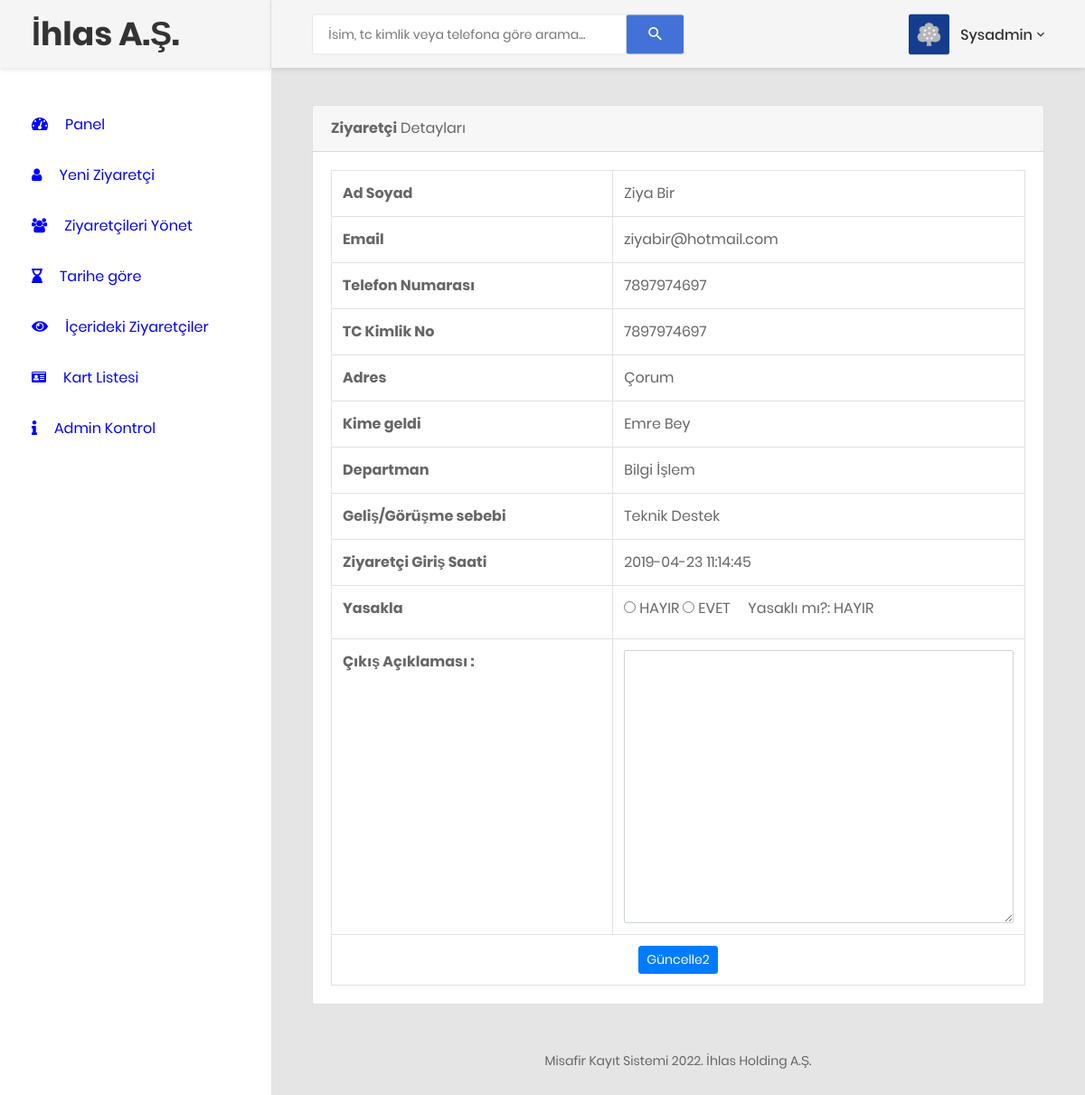
Screenshot of /visitor-detail.php?editid=12 (signed in) with the database file from the repository.
### tables this page shows
CREATE TABLE `tblvisitor` (
  `ID` int(5) NOT NULL,
  `FullName` varchar(120) DEFAULT NULL,
  `Kart` char(4) DEFAULT NULL,
  `Email` varchar(120) DEFAULT NULL,
  `MobileNumber` bigint(11) DEFAULT NULL,
  `TcKimlik` char(11) NOT NULL,
  `Address` varchar(250) DEFAULT NULL,
  `WhomtoMeet` varchar(120) DEFAULT NULL,
  `Deptartment` varchar(120) DEFAULT NULL,
  `ReasontoMeet` varchar(120) DEFAULT NULL,
  `EnterDate` timestamp NULL DEFAULT current_timestamp(),
  `remark` varchar(255) DEFAULT NULL,
  `outtime` timestamp NULL DEFAULT NULL ON UPDATE current_timestamp(),
  `Ban` char(6) DEFAULT NULL
);

### visitor-detail.php (the view, shortened to what this page needs)
<?php
include('includes/dbconnection.php');
if (strlen($_SESSION['cvmsaid']==0)) {
  header('location:logout.php');
  } else{
?>
<!DOCTYPE html>
<html lang="tr">
<head>
    <link href="css/font-face.css" rel="stylesheet" media="all">
    <link href="vendor/font-awesome-5/css/fontawesome-all.min.css" rel="stylesheet" media="all">
    <link href="vendor/font-awesome-4.7/css/font-awesome.min.css" rel="stylesheet" media="all">
    <link href="vendor/mdi-font/css/material-design-iconic-font.min.css" rel="stylesheet" media="all">
    <link href="vendor/bootstrap-4.1/bootstrap.min.css" rel="stylesheet" media="all">
    <link href="vendor/animsition/animsition.min.css" rel="stylesheet" media="all">
    <link href="vendor/bootstrap-progressbar/bootstrap-progressbar-3.3.4.min.css" rel="stylesheet" media="all">
    <link href="vendor/wow/animate.css" rel="stylesheet" media="all">
    <link href="vendor/css-hamburgers/hamburgers.min.css" rel="stylesheet" media="all">
    <link href="vendor/slick/slick.css" rel="stylesheet" media="all">
    <link href="vendor/select2/select2.min.css" rel="stylesheet" media="all">
    <link href="vendor/perfect-scrollbar/perfect-scrollbar.css" rel="stylesheet" media="all">
    <link href="css/theme.css" rel="stylesheet" media="all">
</head>
<body class="animsition">
    <div class="page-wrapper">
        <?php include_once('includes/sidebar.php');?>
        <div class="page-container">
            <?php include_once('includes/header.php');?>
            <div class="main-content">
                <div class="section__content section__content--p30">
                    <div class="container-fluid">
                        <div class="row">
                            <div class="col-lg-12">
                                <div class="card">
                                    <div class="card-header">
                                        <strong>Ziyaretçi</strong>  Detayları
                                    </div>
                                    <div class="card-body card-block">
  <?php
 $eid=$_GET['editid'];
$ret=mysqli_query($con,"select * from  tblvisitor where ID='$eid'");
while ($row=mysqli_fetch_array($ret)) {
?><table border="1" class="table table-bordered mg-b-0">
                                            <tr>
    <th>Ad Soyad</th>
    <td><?php  echo $row['FullName'];?></td>
  </tr>
   <tr>
    <th>Email</th>
    <td><?php  echo $row['Email'];?></td>
  </tr>
  <tr>
    <th>Telefon Numarası</th>
    <td><?php  echo $row['MobileNumber'];?></td>
  </tr>
  <tr>
    <th>TC Kimlik No</th>
    <td><?php  echo $row['TcKimlik'];?></td>
  </tr>
  <tr>
    <th>Adres</th>
    <td><?php  echo $row['Address'];?></td>
  </tr>
  <tr>
    <th>Kime geldi</th>
    <td><?php  echo $row['WhomtoMeet'];?></td>
  </tr>
  <tr>
    <th>Departman</th>
    <td><?php  echo $row['Deptartment'];?></td>
  </tr>
  <tr>
    <th>Geliş/Görüşme sebebi</th>
    <td><?php  echo $row['ReasontoMeet'];?></td>
  </tr>
  <tr>
    <th>Ziyaretçi Giriş Saati</th>
    <td><?php  echo $row['EnterDate'];?></td>
  </tr>
<?php if($row['remark']==""){ ?>
    <form method="post">
		<tr>
			<th>Yasakla</th>
			<td>
					<input type="radio" name="ban" value="HAYIR">
					<label>HAYIR </label>
					<input type="radio" name="ban" value="EVET">
					<label>EVET</label>
					&nbsp;&nbsp;&nbsp;&nbsp;Yasaklı mı?: <?php  echo $row['Ban']; ?>
				</td>
		</tr>
         <tr>
    <th>Çıkış Açıklaması :</th>
    <td>
    <textarea name="remark" placeholder="" rows="12" cols="14" class="form-control wd-450" required="true"></textarea></td>
  </tr>
 <tr align="center">
    <td colspan="2"><button type="submit" name="submit2" class="btn btn-primary btn-sm">Güncelle2</button></td>
  </tr>
               </form>
<?php } ?>
</table>
                                    </div>
                                </div>
                        </div>
                            </div>
<?php include_once('includes/footer.php');?>
                </div>
                </div>
            </div>
        </div>
</body>
</html>
<?php }  ?>
<?php }  ?>

### includes/header.php (shortened to what this page needs)
<header class="header-desktop">
                <div class="section__content section__content--p30">
                    <div class="container-fluid">
                        <div class="header-wrap">
                            <form class="form-header" name="search" action="search-visitor.php" method="post">
                                <input class="au-input au-input--xl" type="text" name="searchdata" id="searchdata" placeholder="İsim, tc kimlik veya telefona göre arama..." />
                                <button class="au-btn--submit" type="submit" name="search">
                                    <i class="zmdi zmdi-search"></i>
                                </button>
                            </form>
                            <div class="header-button">
                                 <?php
$adminid=$_SESSION['cvmsaid'];
$ret=mysqli_query($con,"select AdminName from tbladmin where ID='$adminid'");
$row=mysqli_fetch_array($ret);
$name=$row['AdminName'];
?>
                                <div class="account-wrap">
                                    <div class="account-item clearfix js-item-menu">
                                        <div class="image">
                                            <img src="images/icon/avatar-01.jpg" alt="Deneme Görsel" />
                                        </div>
                                        <div class="content">
                                            <a class="js-acc-btn" href="#"><?php echo $name; ?></a>
                                        </div>
                                    </div>
                                </div>
                            </div>
                        </div>
                    </div>
                </div>
            </header>

### includes/footer.php
<div class="row">
                            <div class="col-md-12">
                                <div class="copyright">
                                    <p>Misafir Kayıt Sistemi 2022. İhlas Holding A.Ş.</p>
                                </div>
                            </div>
                        </div>

### rows the page displays
tblvisitor: FullName "Ziya Bir", Email "ziyabir@hotmail.com", MobileNumber "7897974697", TcKimlik "7897974697", Address "Çorum", WhomtoMeet "Emre Bey", Deptartment "Bilgi İşlem", ReasontoMeet "Teknik Destek", EnterDate "2019-04-23 11:14:45", Ban "HAYIR"

### other values shown
$name "Sysadmin"
